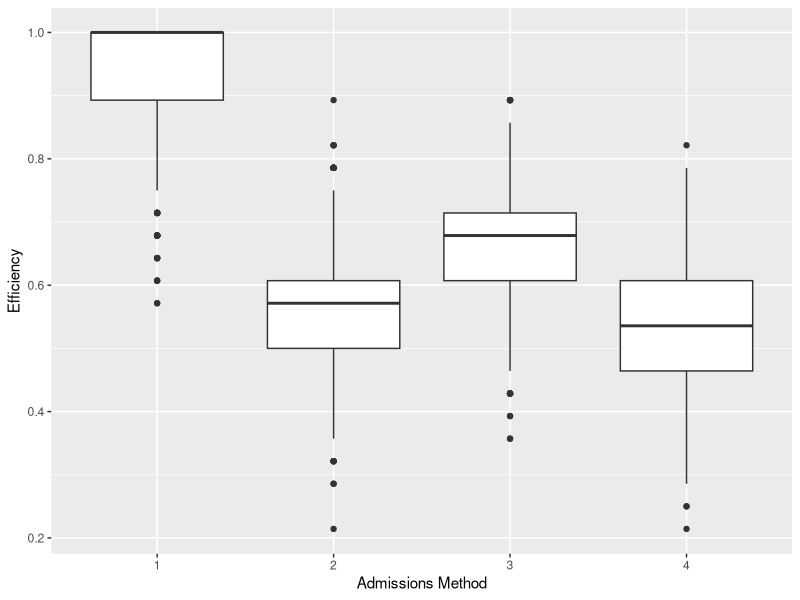
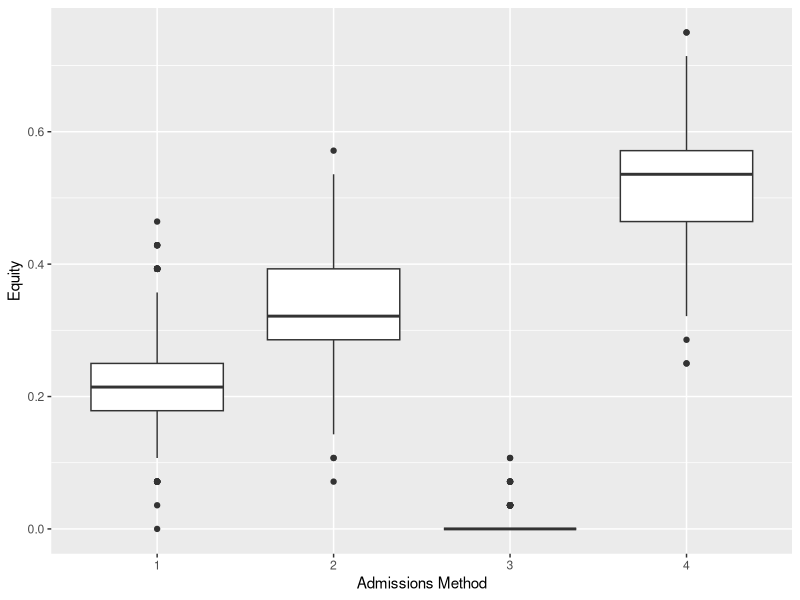
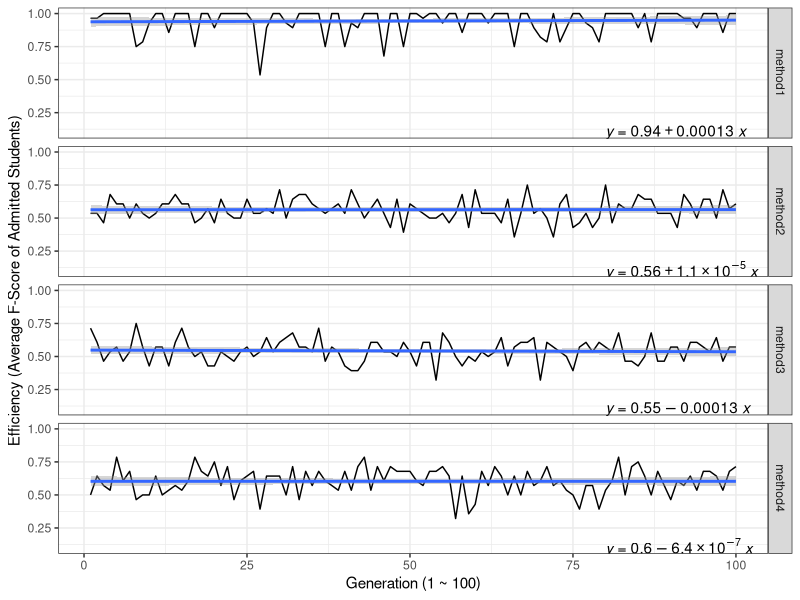
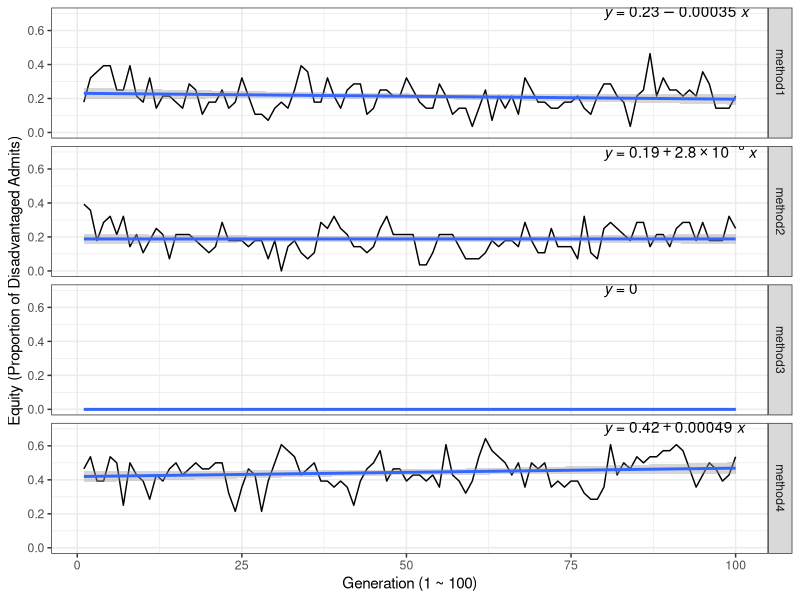
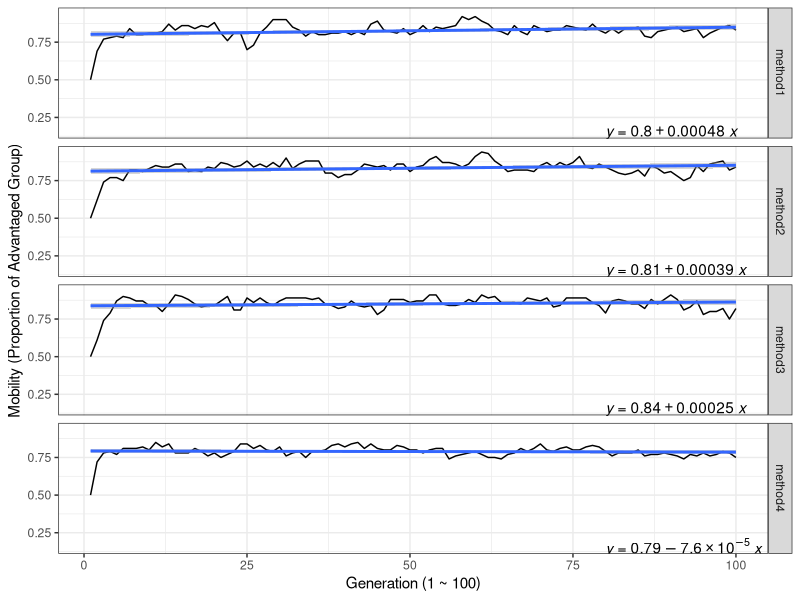

These figures' R source, in order:

## Part N. Packages
library(data.table)
library(tidyverse)
library(ggpubr)
set.seed(117)
options(dplyr.summarise.inform = FALSE)

### Part N-1. The Actual Dataset
group <- c(rep("A", 50), rep("D", 50))

generate <- function(g){
  x1 <- c(rbinom(50, 1, 2/3), rbinom(50, 1, 1/3))
  x2 <- c(rbinom(50, 1, 2/3), rbinom(50, 1, 1/3))
  groups <- data.frame(g, x1, x2)
  rows <- sample(nrow(groups))
  gen <- data.frame(groups[rows,])
  generated <- gen %>% mutate(f = ifelse(x1 & x2, 1, 0))
  colnames(generated) = c("g","x1","x2", "f")
  return(generated)
}

question <- generate(group)

### Part N-2. Function Definitions
equity <- function(x, r){
  equity_output <- x %>% 
    filter(admit == "TRUE" & g == "D") %>%
    count()
  return(as.integer(equity_output) / round(nrow(x) * r))
}

# efficiency based on true f-score not estimated f-score 
efficiency <- function(x){
  eff_output <- x %>% filter(admit == "TRUE")
  return(mean(eff_output$f))
}

mobility <- function(x){
  mobility_output <- x %>% 
    filter(g == "A") %>%
    count()
  return(as.integer(mobility_output) / nrow(x))
}

### Part N-3. Selection Function
# The selection function uses the estimated_f score to admit the top 5/18 of the students 

selection <- function(x, r){
  rows <- sample(nrow(x))
  x <- data.frame(x[rows,])
  
  a <- x %>% 
    arrange(desc(estimated_f)) %>%
    mutate(admit = ifelse(row_number() <= round(nrow(x) * r), "TRUE", "FALSE"))
  
  b <- a %>%
    group_by(g, x1, x2, f, estimated_f, admit) %>%
    summarise(n = n()) %>%
    arrange(desc(estimated_f)) %>% 
    arrange(!g == "D") %>%
    arrange(!admit == "TRUE")
  
  return(list(a, b))
}

## Part A. Scenarios
### Part A-1. Default Scenario (Scenario A)
default <- function(x){
  x <- x %>% mutate(estimated_f = ifelse(x1 & x2, 1, 0))
}

df <- default(question)
default_output <- selection(df, 5/18)
(default_indiv <- data.frame(default_output[1]))
(default_group <- data.frame(default_output[2]))
(default_equity <- equity(default_indiv, 5/18))
(default_efficiency <- efficiency(default_indiv))

### Part A-2. First Variant (Scenario B)
variant1 <- function(x){
  x <- x %>% mutate(estimated_x2 = ifelse(x1 == 1, 1, 0)) %>%
    mutate(estimated_f = x1 * estimated_x2 + x1 + estimated_x2)
  return(x)
}

fv <- variant1(question)
fv_output <- selection(fv, 5/18)
(fv_indiv <- data.frame(fv_output[1]))
(fv_group <- data.frame(fv_output[2]))
(fv_equity <- equity(fv_indiv, 5/18))
(fv_efficiency <- efficiency(fv_indiv))

### Part A-3. Second Variant (Scenario C)
# We define estimated x2 as the expected value of x2. 
# p(x2=1|g="A") = 2/3
# p(x2=1|g="D") = 1/3

variant2 <- function(x){
  x <- x %>% mutate(estimated_x2 = ifelse(g == "A", 1, 0)) %>%
    mutate(estimated_f = x1 * estimated_x2 + x1 + estimated_x2)
  return(x)
}

sv <- variant2(question)
sv_output <- selection(sv, 5/18)
(sv_indiv <- data.frame(sv_output[1]))
(sv_group <- data.frame(sv_output[2]))
(sv_equity <- equity(sv_indiv, 5/18))
(sv_efficiency <- efficiency(sv_indiv))

### Part A-4. Third Variant (Scenario D)
variant3 <- function(x){
  x <- x %>% 
    mutate(estimated_x2 = ifelse(g == "D", x2, 0)) %>%
    mutate(estimated_f = x1 * estimated_x2 + x1 + estimated_x2)
}

tv <- variant3(question)
tv_output <- selection(tv, 5/18)
(tv_indiv <- data.frame(tv_output[1]))
(tv_group <- data.frame(tv_output[2]))
(tv_equity <- equity(tv_indiv, 5/18))
(tv_efficiency <- efficiency(tv_indiv))

### Part A-5. Box plot
bp.input <- NULL

for(i in 1:1000){
  set.seed(i^2+191)
  question <- generate(group)
  
  df <- default(question)
  default_output <- selection(df, 5/18)
  default_indiv <- data.frame(default_output[1])
  bp.input <- rbind(bp.input, c(1, equity(default_indiv, 5/18), efficiency(default_indiv)))
  
  fv <- variant1(question)
  fv_output <- selection(fv, 5/18)
  fv_indiv <- data.frame(fv_output[1])
  bp.input <- rbind(bp.input, c(2, equity(fv_indiv, 5/18), efficiency(fv_indiv)))
  
  sv <- variant2(question)
  sv_output <- selection(sv, 5/18)
  sv_indiv <- data.frame(sv_output[1])
  bp.input <- rbind(bp.input, c(3, equity(sv_indiv, 5/18), efficiency(sv_indiv)))
  
  tv <- variant3(question)
  tv_output <- selection(tv, 5/18)
  tv_indiv <- data.frame(tv_output[1])
  bp.input <- rbind(bp.input, c(4, equity(tv_indiv, 5/18), efficiency(tv_indiv)))
}

bp.input <- data.frame(bp.input)
colnames(bp.input) <- c("scenario", "equity", "efficiency")
bp.input <- bp.input %>% mutate(scenario = as.factor(scenario))

bp.eff <- bp.input %>% ggplot(aes(x = scenario, y = efficiency)) +
  geom_boxplot() +
  labs(x = "Admissions Method", y = "Efficiency")
bp.eff

# T-test to compare with theoretical calculations for efficiency
t.test(bp.input$efficiency[bp.input$scenario == 1], mu = 1)
t.test(bp.input$efficiency[bp.input$scenario == 2], mu = 5/9)
t.test(bp.input$efficiency[bp.input$scenario == 3], mu = 2/3)
t.test(bp.input$efficiency[bp.input$scenario == 4], mu = 3/5)

t.test(bp.input$efficiency[bp.input$scenario == 4], 
       bp.input$efficiency[bp.input$scenario == 2], 
       var.equal = FALSE, alternative = "less")

bp.eq <- bp.input %>% ggplot(aes(x = scenario, y = equity)) +
  geom_boxplot() +
  labs(x = "Admissions Method", y = "Equity")
bp.eq

# T-test to compare with theoretical calculations for equity
t.test(bp.input$equity[bp.input$scenario == 1], mu = 1/5)
t.test(bp.input$equity[bp.input$scenario == 2], mu = 1/3)
t.test(bp.input$equity[bp.input$scenario == 3], mu = 0)
t.test(bp.input$equity[bp.input$scenario == 4], mu = 2/5)

t.test(bp.input$equity[bp.input$scenario == 4], 
       bp.input$equity[bp.input$scenario == 2], 
       var.equal = FALSE, alternative = "greater")

## Part B
### Part B-1. Define Descendants Function
descendant <- function(x, generation, scenario){
  eff_table <- NULL
  eq_table <- NULL
  mob_table <- NULL
  for(j in 1:generation){
    x <- data.frame(selection(scenario(x), 5/18)[1])
    x$child_temp <- runif(nrow(x))
    for(i in 1:nrow(x)){
      if(x$g[i] == "A" & x$admit[i] != "TRUE"){
        x$child_g[i] = "A"}
      else if (x$g[i] == "A" & x$admit[i] != "FALSE"){
        if(x$child_temp[i] > 1/4){x$child_g[i] = "A"}
        else{x$child_g[i] = "D"}}
      else if (x$g[i] == "D" & x$admit[i] != "TRUE"){
        if(x$child_temp[i] > 1/2){x$child_g[i] = "A"}
        else{x$child_g[i] = "D"}}
      else if (x$g[i] == "D" & x$admit[i] != "FALSE"){
        if(x$child_temp[i] > 16/16){x$child_g[i] = "A"}
        else{x$child_g[i] = "D"}}
    }
    eff <- efficiency(x)
    eq <- equity(x, 5/18)
    mob <- mobility(x)
    
    eff_table[j] = eff
    eq_table[j] = eq
    mob_table[j] = mob
    
    x <- generate(x$child_g)
  }
  return(list(eff_table, eq_table, mob_table))
}

### Part B-2. Four Scenarios for 100 Generations
hundred.default <- descendant(question, 100, default)
hundred.var1 <- descendant(question, 100, variant1)
hundred.var2 <- descendant(question, 100, variant2)
hundred.var3 <- descendant(question, 100, variant3)

### Part B-3. Efficiency Plot
df.eff <- data.frame(hundred.default[1])
var1.eff <- data.frame(hundred.var1[1])
var2.eff <- data.frame(hundred.var2[1])
var3.eff <- data.frame(hundred.var3[1])

df.eff <- df.eff %>% mutate(generation = row_number()) %>%
  mutate(method = "method1")
colnames(df.eff) = c("efficiency", "generation", "method")
var1.eff <- var1.eff %>% mutate(generation = row_number())  %>%
  mutate(method = "method2")
colnames(var1.eff) = c("efficiency", "generation", "method")
var2.eff <- var2.eff %>% mutate(generation = row_number()) %>%
  mutate(method = "method3")
colnames(var2.eff) = c("efficiency", "generation", "method")
var3.eff <- var3.eff %>% mutate(generation = row_number()) %>%
  mutate(method = "method4")
colnames(var3.eff) = c("efficiency", "generation", "method")

eff.comparison <- rbind(df.eff, var1.eff, var2.eff, var3.eff)

eff.plot <- eff.comparison %>% ggplot(aes(x = generation, y = efficiency)) + 
  geom_line() +
  stat_smooth(method = "glm") + 
  stat_regline_equation(label.y = 0.1, label.x = 80) + 
  labs(x = "Generation (1 ~ 100)", y = "Efficiency (Average F-Score of Admitted Students)") + 
  facet_grid(method ~.) + 
  theme_bw()
eff.plot

### Part B-4. Equity Plot
df.eq <- data.frame(hundred.default[2])
var1.eq <- data.frame(hundred.var1[2])
var2.eq <- data.frame(hundred.var2[2])
var3.eq <- data.frame(hundred.var3[2])

df.eq <- df.eq %>% mutate(generation = row_number()) %>%
  mutate(method = "method1")
colnames(df.eq) = c("equity", "generation", "method")
var1.eq <- var1.eq %>% mutate(generation = row_number())  %>%
  mutate(method = "method2")
colnames(var1.eq) = c("equity", "generation", "method")
var2.eq <- var2.eq %>% mutate(generation = row_number()) %>%
  mutate(method = "method3")
colnames(var2.eq) = c("equity", "generation", "method")
var3.eq <- var3.eq %>% mutate(generation = row_number()) %>%
  mutate(method = "method4")
colnames(var3.eq) = c("equity", "generation", "method")

eq.comparison <- rbind(df.eq, var1.eq, var2.eq, var3.eq)

eq.plot <- eq.comparison %>% ggplot(aes(x = generation, y = equity)) + 
  geom_line() +
  stat_smooth(method = "glm") + 
  stat_regline_equation(label.y = 0.7, label.x = 80) + 
  labs(x = "Generation (1 ~ 100)", y = "Equity (Proportion of Disadvantaged Admits)") + 
  facet_grid(method ~.) + 
  theme_bw()
eq.plot

### Part B-5. Mobility Plot
df.mob <- data.frame(hundred.default[3])
var1.mob <- data.frame(hundred.var1[3])
var2.mob <- data.frame(hundred.var2[3])
var3.mob <- data.frame(hundred.var3[3])

df.mob <- df.mob %>% mutate(generation = row_number()) %>%
  mutate(method = "method1")
colnames(df.mob) = c("mobility", "generation", "method")
var1.mob <- var1.mob %>% mutate(generation = row_number())  %>%
  mutate(method = "method2")
colnames(var1.mob) = c("mobility", "generation", "method")
var2.mob <- var2.mob %>% mutate(generation = row_number()) %>%
  mutate(method = "method3")
colnames(var2.mob) = c("mobility", "generation", "method")
var3.mob <- var3.mob %>% mutate(generation = row_number()) %>%
  mutate(method = "method4")
colnames(var3.mob) = c("mobility", "generation", "method")

mob.comparison <- rbind(df.mob, var1.mob, var2.mob, var3.mob)

mob.plot <- mob.comparison %>% ggplot(aes(x = generation, y = mobility)) + 
  geom_line() +
  stat_smooth(method = "glm") + 
  stat_regline_equation(label.y = 0.15, label.x = 80) + 
  labs(x = "Generation (1 ~ 100)", y = "Mobility (Proportion of Advantaged Group)") + 
  facet_grid(method ~.) + 
  theme_bw()
mob.plot
